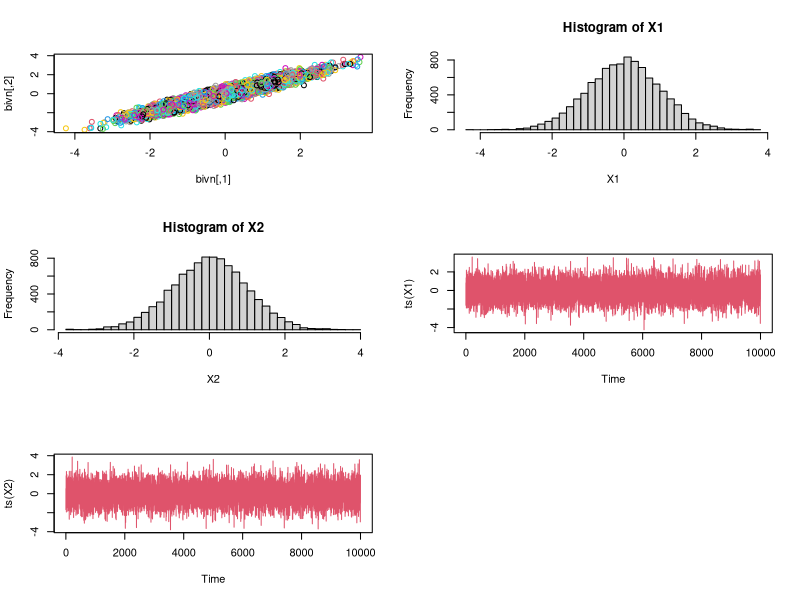
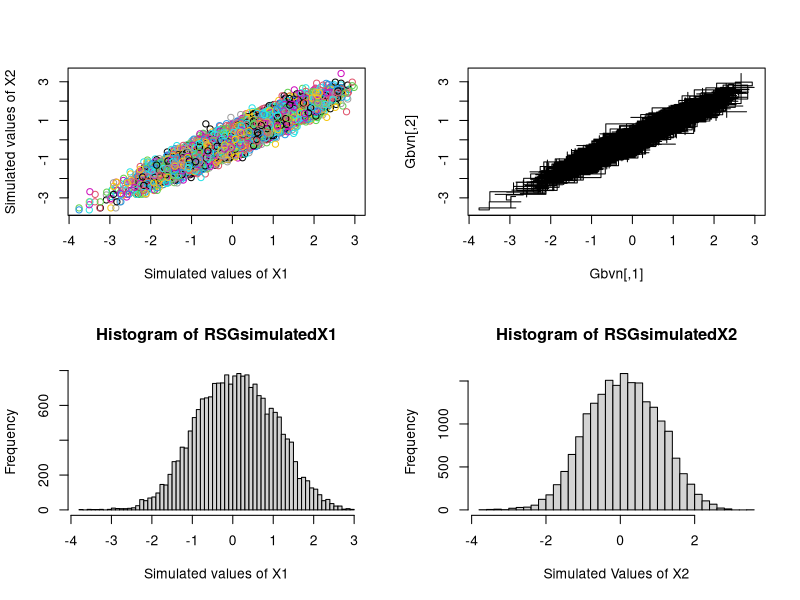
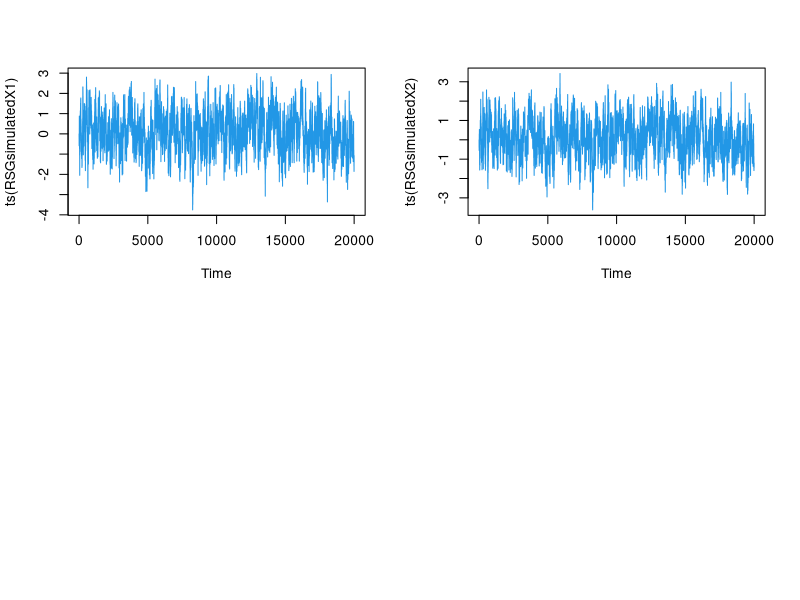
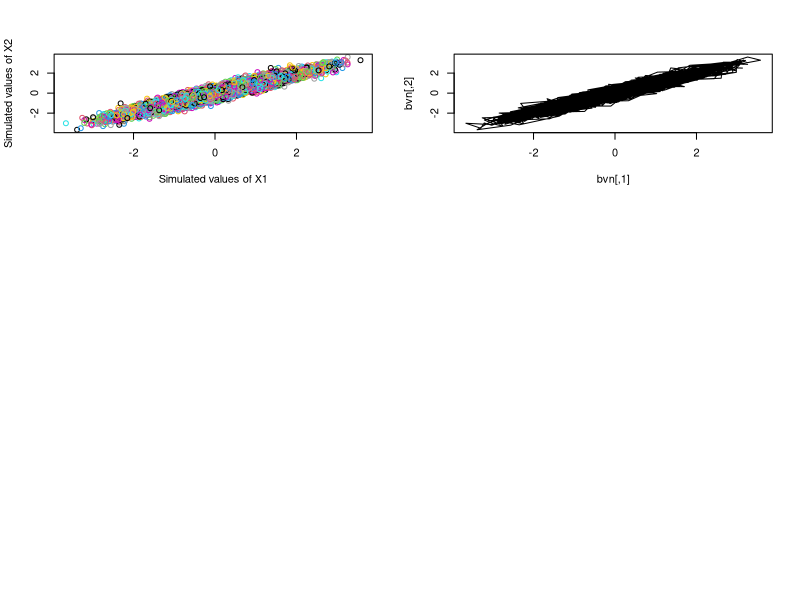

Source code (R) for these figures, in order: (Note: this script raises an error after producing the figures.)
#Partially guided by code from
#http://www.mas.ncl.ac.uk/~ndjw1/teaching/sim/gibbs/gibbs.html
#which was written by Professor Darren Wilkinson

library(MASS)


sig = cbind(c(1,0.95),c(0.95,1))



par(mfrow=c(1,3))
par(mfrow=c(3,2))
bivn = mvrnorm(10000, mu = c(0,0), Sigma = sig)
plot(bivn, col = 1:10000)



X1 = bivn[,1]
X2 = bivn[,2]
hist(X1,50,xlab = "X1")
hist(X2,50, xlab = "X2")

plot(ts(X1), col = 2)
plot(ts(X2), col = 2)

gibbs <- function(x0,y0,n,rho){
  mat = matrix(0,n,2)
  mat[1,]<-c(x0,y0)
  i = 2
  for(i in 2:n){
    w = runif(1,1,2)
    if( w < 1.5){
      x = rnorm(1,rho*mat[i-1,2],sqrt(1-rho^2))
      mat[i,]<-c(x,mat[i-1,2])
    }
    if(w>=1.5){
      y = rnorm(1,rho*mat[i-1,1],sqrt(1-rho^2))
      mat[i,]<-c(mat[i-1,1],y)
    }
    i = i+1
  }
  return(mat)  
}
Gbvn = gibbs(0,0,20000,0.95)
par(mfrow=c(2,2))
plot(Gbvn,col=1:10000, xlab = "Simulated values of X1", ylab = "Simulated values of X2")
plot(Gbvn,type="l")



RSGsimulatedX1 = Gbvn[,1]
RSGsimulatedX2 = Gbvn[,2]
hist(RSGsimulatedX1,50,xlab = "Simulated values of X1")
hist(RSGsimulatedX2,50, xlab = "Simulated Values of X2")

plot(ts(RSGsimulatedX1), col = 4)
plot(ts(RSGsimulatedX2), col = 4)

gibbsseq<-function (n, rho) 
{
  mat <- matrix(ncol = 2, nrow = n)
  x <- 0
  y <- 0
  mat[1, ] <- c(x, y)
  for (i in 2:n) {
    x <- rnorm(1, rho * y, sqrt(1 - rho^2))
    y <- rnorm(1, rho * x, sqrt(1 - rho^2))
    mat[i, ] <- c(x, y)
  }
  mat
}
bvn<-gibbsseq(10000,0.95)
par(mfrow=c(3,2))
plot(bvn,col=1:10000,xlab = "Simulated values of X1", ylab = "Simulated values of X2")
plot(bvn,type="l")
SsimulatedX1 = bvn[,1]
SsimulatedX2 = bvn[,2]
plot(ts(SGsimulatedX1), col = 3)
plot(ts(SGsimulatedX2), col = 3)
SGsimulatedX1 = bvn[,1]
SGsimulatedX2 = bvn[,2]
hist(SGsimulatedX1,50,xlab = "Simulated values of X1")
hist(SGsimulatedX2,50,xlab = "Simulated values of X2")
